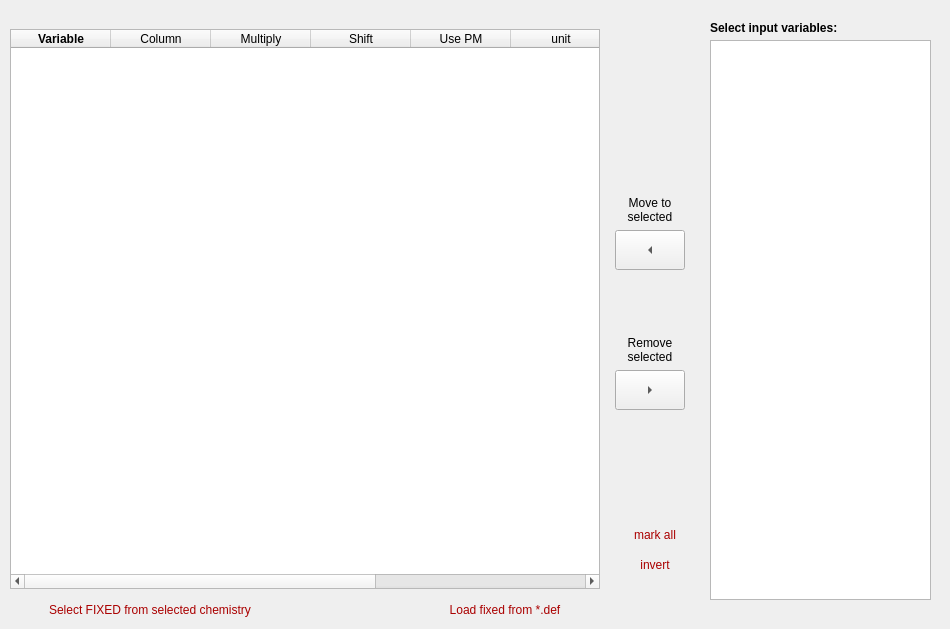
     <widget class="QWidget" name="tab_3">
      <attribute name="title">
       <string>Input variables</string>
      </attribute>
      <widget class="QFrame" name="frame_2">
       <property name="geometry">
        <rect>
         <x>700</x>
         <y>10</y>
         <width>241</width>
         <height>600</height>
        </rect>
       </property>
       <property name="frameShape">
        <enum>QFrame::NoFrame</enum>
       </property>
       <widget class="QListWidget" name="namesdat">
        <property name="geometry">
         <rect>
          <x>10</x>
          <y>30</y>
          <width>221</width>
          <height>560</height>
         </rect>
        </property>
        <property name="verticalScrollBarPolicy">
         <enum>Qt::ScrollBarAsNeeded</enum>
        </property>
        <property name="selectionMode">
         <enum>QAbstractItemView::MultiSelection</enum>
        </property>
        <property name="batchSize">
         <number>100</number>
        </property>
       </widget>
       <widget class="QLabel" name="label_54">
        <property name="geometry">
         <rect>
          <x>10</x>
          <y>10</y>
          <width>220</width>
          <height>16</height>
         </rect>
        </property>
        <property name="font">
         <font>
          <weight>75</weight>
          <bold>true</bold>
          <underline>false</underline>
         </font>
        </property>
        <property name="text">
         <string>Select input variables:</string>
        </property>
       </widget>
      </widget>
      <widget class="QToolButton" name="butMoveToSelVars">
       <property name="geometry">
        <rect>
         <x>615</x>
         <y>230</y>
         <width>70</width>
         <height>40</height>
        </rect>
       </property>
       <property name="text">
        <string>&lt;---</string>
       </property>
       <property name="arrowType">
        <enum>Qt::LeftArrow</enum>
       </property>
      </widget>
      <widget class="QTableWidget" name="selected_vars">
       <property name="geometry">
        <rect>
         <x>10</x>
         <y>29</y>
         <width>590</width>
         <height>560</height>
        </rect>
       </property>
       <column>
        <property name="text">
         <string>Variable</string>
        </property>
        <property name="font">
         <font>
          <weight>75</weight>
          <bold>true</bold>
         </font>
        </property>
       </column>
       <column>
        <property name="text">
         <string>Column</string>
        </property>
       </column>
       <column>
        <property name="text">
         <string>Multiply</string>
        </property>
       </column>
       <column>
        <property name="text">
         <string>Shift</string>
        </property>
       </column>
       <column>
        <property name="text">
         <string>Use PM</string>
        </property>
       </column>
       <column>
        <property name="text">
         <string>unit</string>
        </property>
       </column>
       <column>
        <property name="text">
         <string/>
        </property>
       </column>
       <column>
        <property name="text">
         <string>Ind</string>
        </property>
       </column>
      </widget>
      <widget class="QToolButton" name="butRemoveSelVars">
       <property name="geometry">
        <rect>
         <x>615</x>
         <y>370</y>
         <width>70</width>
         <height>40</height>
        </rect>
       </property>
       <property name="text">
        <string>---&gt;</string>
       </property>
       <property name="arrowType">
        <enum>Qt::RightArrow</enum>
       </property>
      </widget>
      <widget class="QLabel" name="label_60">
       <property name="geometry">
        <rect>
         <x>615</x>
         <y>190</y>
         <width>70</width>
         <height>40</height>
        </rect>
       </property>
       <property name="text">
        <string>Move to selected</string>
       </property>
       <property name="alignment">
        <set>Qt::AlignCenter</set>
       </property>
       <property name="wordWrap">
        <bool>true</bool>
       </property>
      </widget>
      <widget class="QLabel" name="label_61">
       <property name="geometry">
        <rect>
         <x>615</x>
         <y>330</y>
         <width>70</width>
         <height>40</height>
        </rect>
       </property>
       <property name="text">
        <string>Remove selected</string>
       </property>
       <property name="alignment">
        <set>Qt::AlignCenter</set>
       </property>
       <property name="wordWrap">
        <bool>true</bool>
       </property>
      </widget>
      <widget class="QPushButton" name="markAll">
       <property name="geometry">
        <rect>
         <x>610</x>
         <y>520</y>
         <width>90</width>
         <height>30</height>
        </rect>
       </property>
       <property name="palette">
        <palette>
         <active>
          <colorrole role="ButtonText">
           <brush brushstyle="SolidPattern">
            <color alpha="255">
             <red>170</red>
             <green>0</green>
             <blue>0</blue>
            </color>
           </brush>
          </colorrole>
         </active>
         <inactive>
          <colorrole role="ButtonText">
           <brush brushstyle="SolidPattern">
            <color alpha="255">
             <red>170</red>
             <green>0</green>
             <blue>0</blue>
            </color>
           </brush>
          </colorrole>
         </inactive>
         <disabled>
          <colorrole role="ButtonText">
           <brush brushstyle="SolidPattern">
            <color alpha="255">
             <red>136</red>
             <green>136</green>
             <blue>136</blue>
            </color>
           </brush>
          </colorrole>
         </disabled>
        </palette>
       </property>
       <property name="toolTip">
        <string>Set all variable's marks to selected (except TEMPK and PRESSURE)</string>
       </property>
       <property name="text">
        <string>mark all</string>
       </property>
       <property name="flat">
        <bool>true</bool>
       </property>
      </widget>
      <widget class="QPushButton" name="invertMarks">
       <property name="geometry">
        <rect>
         <x>610</x>
         <y>550</y>
         <width>90</width>
         <height>30</height>
        </rect>
       </property>
       <property name="palette">
        <palette>
         <active>
          <colorrole role="ButtonText">
           <brush brushstyle="SolidPattern">
            <color alpha="255">
             <red>170</red>
             <green>0</green>
             <blue>0</blue>
            </color>
           </brush>
          </colorrole>
         </active>
         <inactive>
          <colorrole role="ButtonText">
           <brush brushstyle="SolidPattern">
            <color alpha="255">
             <red>170</red>
             <green>0</green>
             <blue>0</blue>
            </color>
           </brush>
          </colorrole>
         </inactive>
         <disabled>
          <colorrole role="ButtonText">
           <brush brushstyle="SolidPattern">
            <color alpha="255">
             <red>136</red>
             <green>136</green>
             <blue>136</blue>
            </color>
           </brush>
          </colorrole>
         </disabled>
        </palette>
       </property>
       <property name="toolTip">
        <string>Invert all variable's marks except TEMPK and PRESSURE</string>
       </property>
       <property name="text">
        <string>invert</string>
       </property>
       <property name="flat">
        <bool>true</bool>
       </property>
      </widget>
      <widget class="QPushButton" name="loadFixed">
       <property name="geometry">
        <rect>
         <x>410</x>
         <y>600</y>
         <width>190</width>
         <height>20</height>
        </rect>
       </property>
       <property name="palette">
        <palette>
         <active>
          <colorrole role="ButtonText">
           <brush brushstyle="SolidPattern">
            <color alpha="255">
             <red>170</red>
             <green>0</green>
             <blue>0</blue>
            </color>
           </brush>
          </colorrole>
         </active>
         <inactive>
          <colorrole role="ButtonText">
           <brush brushstyle="SolidPattern">
            <color alpha="255">
             <red>170</red>
             <green>0</green>
             <blue>0</blue>
            </color>
           </brush>
          </colorrole>
         </inactive>
         <disabled>
          <colorrole role="ButtonText">
           <brush brushstyle="SolidPattern">
            <color alpha="255">
             <red>136</red>
             <green>136</green>
             <blue>136</blue>
            </color>
           </brush>
          </colorrole>
         </disabled>
        </palette>
       </property>
       <property name="toolTip">
        <string>Loads fixed variables from KPP def-file. These are variables under the #DEFFIX header.</string>
       </property>
       <property name="text">
        <string>Load fixed from *.def</string>
       </property>
       <property name="flat">
        <bool>true</bool>
       </property>
      </widget>
      <widget class="QPushButton" name="loadFixedChemistry">
       <property name="geometry">
        <rect>
         <x>10</x>
         <y>600</y>
         <width>280</width>
         <height>20</height>
        </rect>
       </property>
       <property name="palette">
        <palette>
         <active>
          <colorrole role="ButtonText">
           <brush brushstyle="SolidPattern">
            <color alpha="255">
             <red>170</red>
             <green>0</green>
             <blue>0</blue>
            </color>
           </brush>
          </colorrole>
         </active>
         <inactive>
          <colorrole role="ButtonText">
           <brush brushstyle="SolidPattern">
            <color alpha="255">
             <red>170</red>
             <green>0</green>
             <blue>0</blue>
            </color>
           </brush>
          </colorrole>
         </inactive>
         <disabled>
          <colorrole role="ButtonText">
           <brush brushstyle="SolidPattern">
            <color alpha="255">
             <red>136</red>
             <green>136</green>
             <blue>136</blue>
            </color>
           </brush>
          </colorrole>
         </disabled>
        </palette>
       </property>
       <property name="toolTip">
        <string>This will select all fixed variables from the current chemistry (see tab Advanced)</string>
       </property>
       <property name="text">
        <string>Select FIXED from selected chemistry</string>
       </property>
       <property name="flat">
        <bool>true</bool>
       </property>
      </widget>
     </widget>
